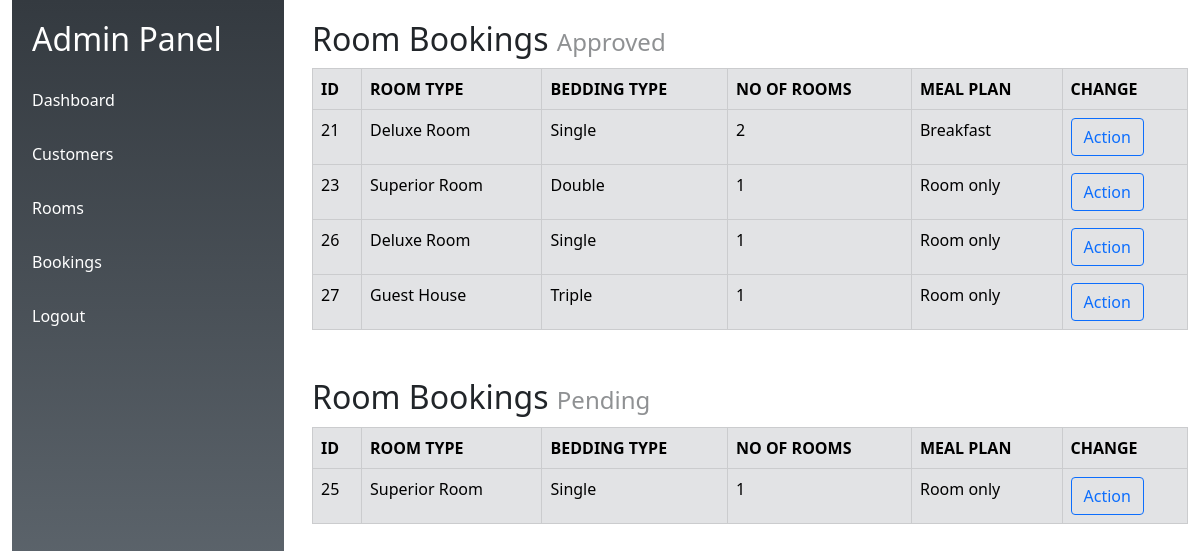
Page /admin/bookings.php on the committed database.
### tables this page shows
CREATE TABLE `roombook` (
  `c_id` int(10) NOT NULL,
  `name` varchar(80) NOT NULL,
  `email` varchar(90) NOT NULL,
  `phone` varchar(80) NOT NULL,
  `room_type` varchar(60) NOT NULL,
  `bedding_type` varchar(60) NOT NULL,
  `no_of_rooms` int(60) NOT NULL,
  `meal_plan` varchar(80) NOT NULL,
  `check_in` date NOT NULL,
  `check_out` date NOT NULL,
  `approved` tinyint(10) NOT NULL
);

### admin/bookings.php (the view, shortened to what this page needs)
<!DOCTYPE html>
<html lang="en">
<head>
  <link href="https://cdn.jsdelivr.net/npm/bootstrap@5.0.2/dist/css/bootstrap.min.css" rel="stylesheet">
</head>
<body>
  <div class="container-fluid">
    <div class="row">
      <div class="col-md-3">
        <div class="sidebar">
          <h2>Admin Panel</h2>
          <ul>
            <li><a href="display.php">Dashboard</a></li>
            <li><a href="customers.php">Customers</a></li>
            <li><a href="rooms.php">Rooms</a></li>
            <li><a href="bookings.php">Bookings</a></li>
            <li><a href="logout.php">Logout</a></li>
          </ul>
        </div>
      </div>
      <div class="col-md-9">
        <div>
        <h2 class="sp">Room Bookings <span class="rb">Approved</span></h2>
        <table class="table table-bordered table-hover table-secondary">
          <thead>
            <tr>
              <th>ID</th>
              <th>ROOM TYPE</th>
              <th>BEDDING TYPE</th>
              <th>NO OF ROOMS</th>
              <th>MEAL PLAN</th>
              <th>CHANGE</th>
            </tr>
          </thead>
          <tbody>
            <?php
              include('db_connect.php');
              $sql = "SELECT * FROM roombook WHERE approved = 1";
              $query = mysqli_query($con, $sql);
              while($row=mysqli_fetch_array($query))
              {
            ?>
            <tr>
              <td><?php echo $row['c_id']?></td>
              <td><?php echo $row['room_type']?></td>
              <td><?php echo $row['bedding_type']?></td>
              <td><?php echo $row['no_of_rooms']?></td>
              <td><?php echo $row['meal_plan']?></td>
              <td><button class="btn btn-outline-primary text-white"><a class="text-decoration-none"href="edit.php? id=<?php echo $row['c_id']; ?>">Action</a></button></td>
            </tr>
            <?php
              }
            ?>
          </tbody>
        </table>
      </div>
      <div class="mt-5">
        <h2 class="sp">Room Bookings <span class="rb">Pending</span></h2>
        <table class="table table-bordered table-hover table-secondary">
          <thead>
            <tr>
              <th>ID</th>
              <th>ROOM TYPE</th>
              <th>BEDDING TYPE</th>
              <th>NO OF ROOMS</th>
              <th>MEAL PLAN</th>
              <th>CHANGE</th>
            </tr>
          </thead>
          <tbody>
            <?php
              include('db_connect.php');
              $sql = "SELECT * FROM roombook WHERE approved = 0";
              $query = mysqli_query($con, $sql);
              while($row=mysqli_fetch_array($query))
              {
            ?>
            <tr>
              <td><?php echo $row['c_id']?></td>
              <td><?php echo $row['room_type']?></td>
              <td><?php echo $row['bedding_type']?></td>
              <td><?php echo $row['no_of_rooms']?></td>
              <td><?php echo $row['meal_plan']?></td>
              <td><button class="btn btn-outline-primary"><a class="text-decoration-none"href="edit.php? id=<?php echo $row['c_id']; ?>">Action</a></button></td>
            </tr>
            <?php
              }
            ?>
          </tbody>
        </table>
      </div>
    </div>
    </div>
  </div>
</body>
</html>

### admin/bookings.php (style rules this page uses)
html, body { height: 100%; }
.sidebar { background: linear-gradient(#343a40, #6c757d); color: #fff; padding: 20px; height: 100vh; width: 98.5%; }
.sidebar ul { list-style: none; padding: 0; margin: 0; }
.sidebar ul li { margin-bottom: 15px; margin-top: 30px; }
.sidebar ul li a { color: #fff; text-decoration: none; }
.rb { font-size: 24px; opacity: 0.5; }
.sp { margin-top: 20px; }
.table { margin-top: 10px; }

### rows in the picture
roombook: c_id "21", room_type "Deluxe Room", bedding_type "Single", no_of_rooms "2", meal_plan "Breakfast"
roombook: c_id "23", room_type "Superior Room", bedding_type "Double", no_of_rooms "1", meal_plan "Room only"
roombook: c_id "26", room_type "Deluxe Room", bedding_type "Single", no_of_rooms "1", meal_plan "Room only"
roombook: c_id "27", room_type "Guest House", bedding_type "Triple", no_of_rooms "1", meal_plan "Room only"
roombook: c_id "25", room_type "Superior Room", bedding_type "Single", no_of_rooms "1", meal_plan "Room only"
